Frame 1 (no input): blank canvas, image omitted
Frame 60 (no input): blank canvas, image omitted
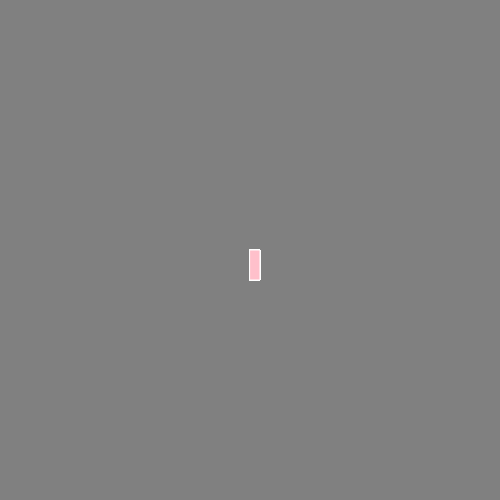
Frame 120 (the mouse pressed at the canvas centre since frame 60)

The p5.js sketch whose frames 1 and 60 were blank and that drew this single picture after the mouse press (run headless with seeded random() and noise() and a simulated clock; from frame 60 on, the mouse is pressed at the canvas centre):

// p5.js sketch
// ── sketch.js
function setup() {
    createCanvas(500, 500);
    background("gray");
  }
  
  function draw() {
      stroke("white")
      fill("pink");
    
      // console.log(mouseIsPressed)
      if(mouseIsPressed){
         rect(mouseX, mouseY, 10, 30)
    }
  
  }
  
  
